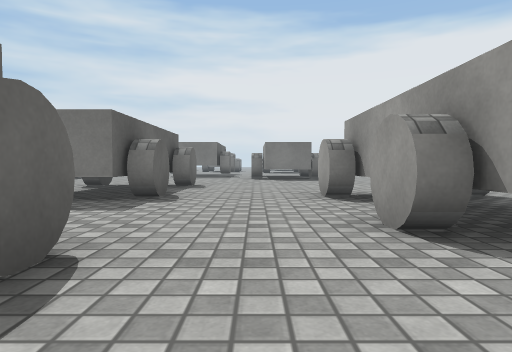
View 1 (above)

14 first-person views from a walk through a 3-D level made in the Unity game engine. The camera is 0.55 m above the floor, tilts 2° down and sees 75° across. The floor is counted in squares, 1 m on a side. Each view is taken from the middle of a square. On the plan, view 1 faces up. The plan holds only what a view shows up to about 9 squares ahead; the rest is blank. The place goes on beyond the plan. Surface patterns are stand-ins for the level's own textures.

View 2
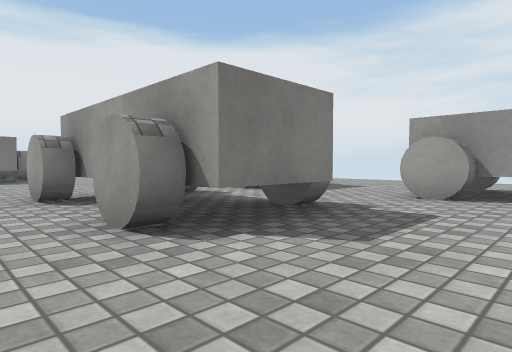

View 3
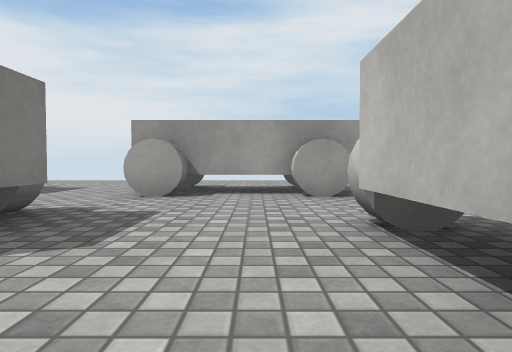

View 4
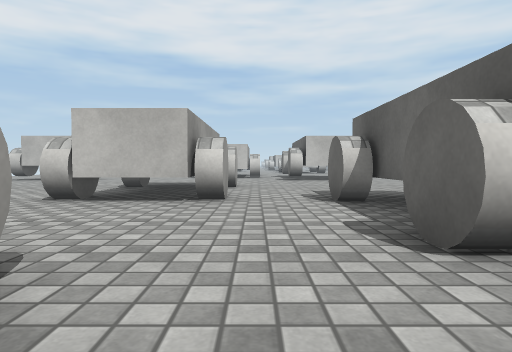

View 5
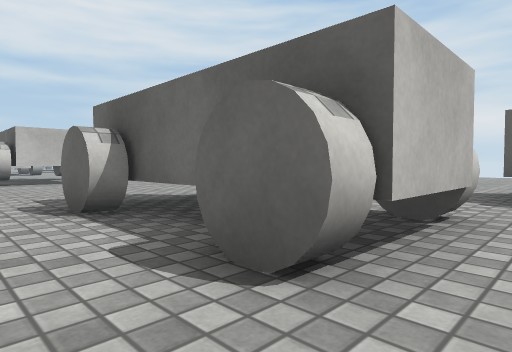

View 6
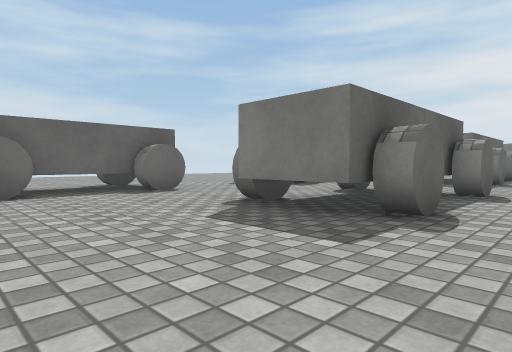

View 7
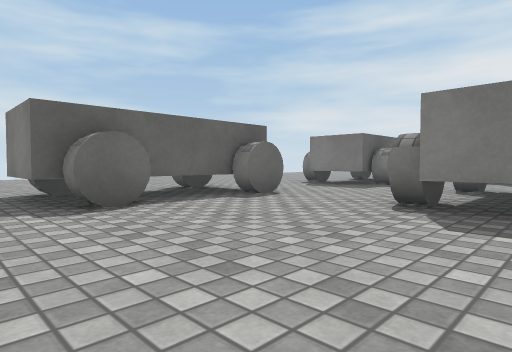

View 8
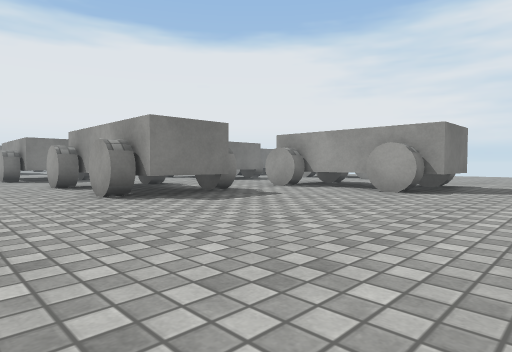

View 9
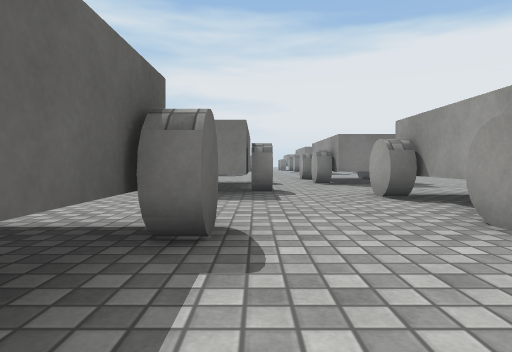

View 10
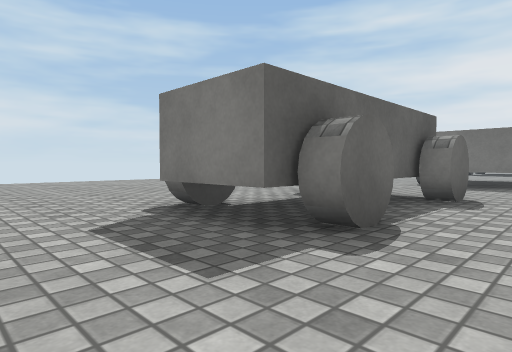

View 11
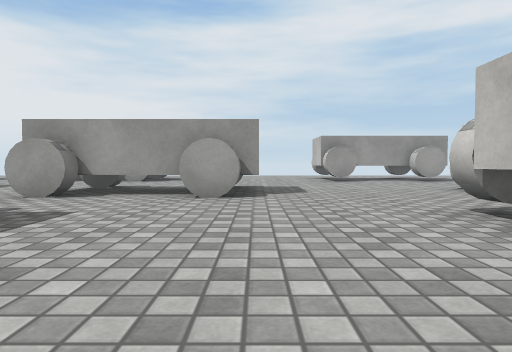

View 12
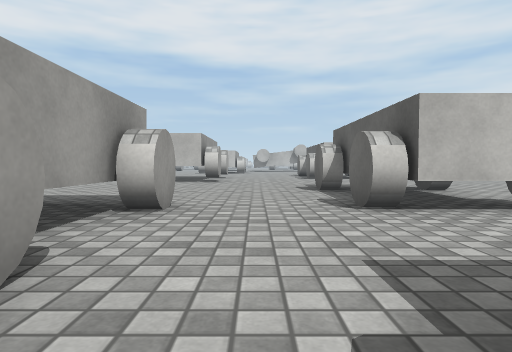

View 13
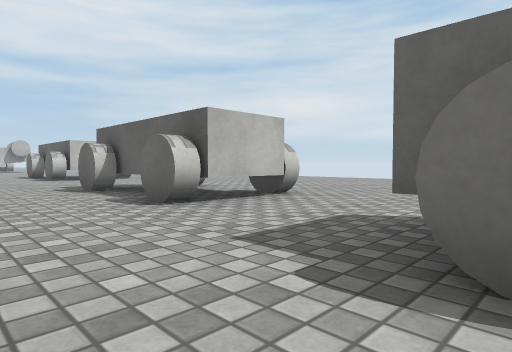

View 14
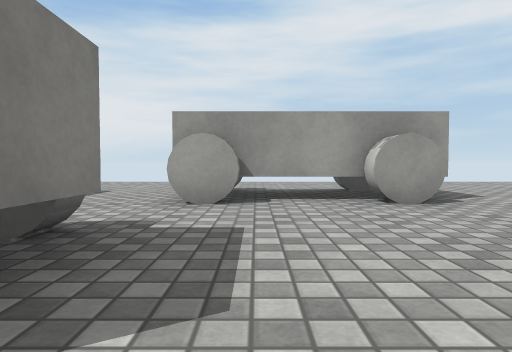

### Floor plan
Key: @ floor where view 1 was taken; . floor; O other object.
Columns run from 15 left of view 1 to 10 right of it. Each row starts with its distance up from view 1.
 10                 ..
  9            O O.....
  8            O O.....
  7              O....
  6              O..OO OO
  5          O.OOO...O ..  ...
  4          O.......O .......
  3          O......OOOO.....
  2      ...O..OOOO..OO..O O..
  1     ........OO.......O O..
  0    .........OO.@.....O  ..
 -1    ...OOO..OOOO.OOO..O O..
 -2    ...O O...OO..O O..O
 -3  ...... O.......O .......
 -4 ......O O.......O O.......
 -5 .......OO.......OO....  ..
 -6 ....................
 -7       ......OO......

Where each view was taken, in squares from view 1:
view 1: 0 up, 0 right, facing up
view 2: 0 up, 0 right, facing up-right
view 3: 0 up, 0 right, facing right
view 4: 4 up, 0 right, facing down
view 5: 3 up, 0 right, facing down-left
view 6: 5 down, 0 right, facing up-left
view 7: 6 down, 2 left, facing up-left
view 8: 7 down, 6 left, facing up-right
view 9: 4 down, 6 left, facing up
view 10: 7 down, 5 left, facing up-left
view 11: 5 down, 5 left, facing right
view 12: 3 up, 5 left, facing down
view 13: 3 up, 4 left, facing down-left
view 14: 1 up, 1 right, facing right
